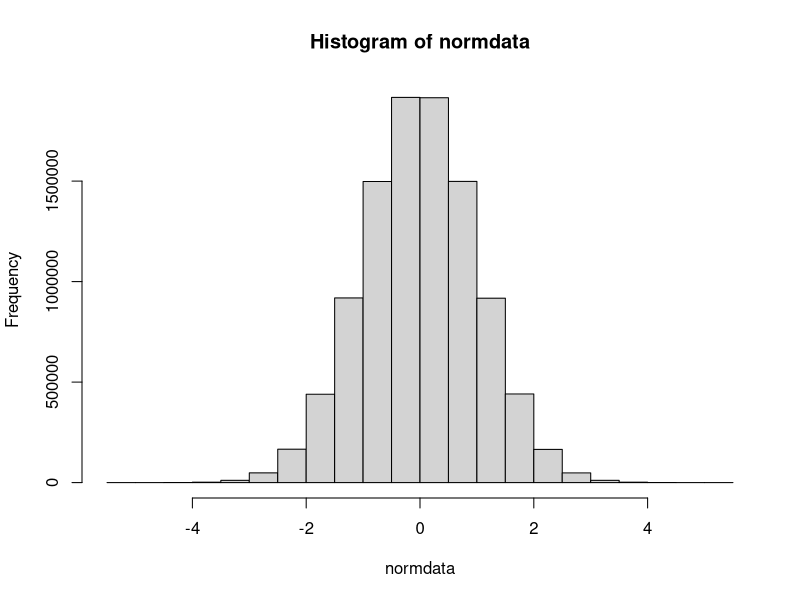

Reproduce this figure in R.
#  This is our second script 17 Jan 
#  I'm including some lines from our last script...

#  Storing values in answer and answer2
answer <- 3^3 
answer2 <- sqrt(49) -3

#   Data on Height for 5 people:
#   Create a Vector of values

#  Height is numeric data
Height <- c(68, 62, 70, 74, 65)
Height

#  Gender is character data
Gender <- c('F', 'F','M','M','F')

#  Passing is logical data
Passing <- c(TRUE, TRUE, TRUE, FALSE, TRUE)

# Some shortcuts for creating vectors
oneToFive <- 1:5
# For a sequence of 5 to 100 in steps of 5
seq2 <- seq(5, 100, 5)
# For a vector of 1 2 1 2 1 2 1 2 . . .
repeatSeq <- rep(1:2, 10)
# Create random data:
runif(20)
normdata <- rnorm(10000000)
hist(normdata)

# A few more functions:
sqrt(16)
num <- 16.23453
round(num)
round(num, 2)
log10(1000000)
log(1000000)

# Enter another student vector
# The NA is a missing value
Weight <- c(160, 110, NA, 200, 140)

# Mean of height, and mean of weight
mean(Height)
mean(Weight)
# or ignore missing values
mean(Weight, na.rm = TRUE)

# DATA FRAMES
# rows that are observations
# columns that are variable
# Ways to create data frames:
# 1. Stick vectors together
students <- data.frame(Gender, Height, Weight, Passing)
View(students)

# could now remove the vectors themselves
rm(Gender, Height, Weight, Passing)
mean(students$Height)
mean(students$Weight, na.rm = TRUE)

# 2. There are useful data frames already stored in R.
View(mtcars)
View(iris)

# 3. Read data frames from a file -- most often a csv file
# look at your working directory

grocFile <- read.csv("Groceries.csv")

# work with directories
getwd()
setwd("/Users/ben/statRepo")
dir()

